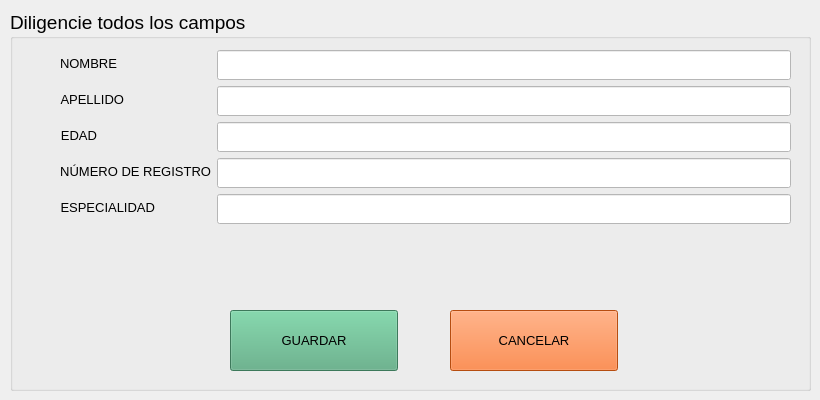
      <widget class="QWidget" name="camposnewmed">
       <widget class="QGroupBox" name="groupBox_5">
        <property name="geometry">
         <rect>
          <x>10</x>
          <y>10</y>
          <width>801</width>
          <height>381</height>
         </rect>
        </property>
        <property name="font">
         <font>
          <pointsize>14</pointsize>
         </font>
        </property>
        <property name="styleSheet">
         <string notr="true"/>
        </property>
        <property name="title">
         <string>Diligencie todos los campos</string>
        </property>
        <widget class="QWidget" name="formLayoutWidget_5">
         <property name="geometry">
          <rect>
           <x>50</x>
           <y>40</y>
           <width>731</width>
           <height>341</height>
          </rect>
         </property>
         <layout class="QFormLayout" name="formLayout_5">
          <item row="0" column="0">
           <widget class="QLabel" name="label_21">
            <property name="font">
             <font>
              <pointsize>10</pointsize>
             </font>
            </property>
            <property name="text">
             <string>NOMBRE</string>
            </property>
            <property name="alignment">
             <set>Qt::AlignRight|Qt::AlignTrailing|Qt::AlignVCenter</set>
            </property>
           </widget>
          </item>
          <item row="0" column="1">
           <widget class="QLineEdit" name="namemed">
            <property name="font">
             <font>
              <family>Dubai Medium</family>
              <pointsize>11</pointsize>
             </font>
            </property>
            <property name="autoFillBackground">
             <bool>false</bool>
            </property>
            <property name="styleSheet">
             <string notr="true">background-color: rgb(255, 255, 255);</string>
            </property>
           </widget>
          </item>
          <item row="1" column="0">
           <widget class="QLabel" name="label_22">
            <property name="font">
             <font>
              <pointsize>10</pointsize>
             </font>
            </property>
            <property name="text">
             <string>APELLIDO</string>
            </property>
            <property name="alignment">
             <set>Qt::AlignRight|Qt::AlignTrailing|Qt::AlignVCenter</set>
            </property>
           </widget>
          </item>
          <item row="1" column="1">
           <widget class="QLineEdit" name="lastnamemed">
            <property name="font">
             <font>
              <family>Dubai Medium</family>
              <pointsize>11</pointsize>
             </font>
            </property>
            <property name="styleSheet">
             <string notr="true">background-color: rgb(255, 255, 255);</string>
            </property>
           </widget>
          </item>
          <item row="2" column="0">
           <widget class="QLabel" name="label_23">
            <property name="font">
             <font>
              <pointsize>10</pointsize>
             </font>
            </property>
            <property name="text">
             <string>EDAD</string>
            </property>
            <property name="alignment">
             <set>Qt::AlignRight|Qt::AlignTrailing|Qt::AlignVCenter</set>
            </property>
           </widget>
          </item>
          <item row="2" column="1">
           <widget class="QLineEdit" name="agemed">
            <property name="font">
             <font>
              <family>Dubai Medium</family>
              <pointsize>11</pointsize>
             </font>
            </property>
            <property name="styleSheet">
             <string notr="true">background-color: rgb(255, 255, 255);</string>
            </property>
           </widget>
          </item>
          <item row="3" column="0">
           <widget class="QLabel" name="label_25">
            <property name="font">
             <font>
              <pointsize>10</pointsize>
             </font>
            </property>
            <property name="text">
             <string>NÚMERO DE REGISTRO</string>
            </property>
            <property name="alignment">
             <set>Qt::AlignRight|Qt::AlignTrailing|Qt::AlignVCenter</set>
            </property>
           </widget>
          </item>
          <item row="3" column="1">
           <widget class="QLineEdit" name="regmed">
            <property name="font">
             <font>
              <family>Dubai Medium</family>
              <pointsize>11</pointsize>
             </font>
            </property>
            <property name="styleSheet">
             <string notr="true">background-color: rgb(255, 255, 255);</string>
            </property>
           </widget>
          </item>
          <item row="4" column="0">
           <widget class="QLabel" name="label_26">
            <property name="font">
             <font>
              <pointsize>10</pointsize>
             </font>
            </property>
            <property name="text">
             <string>ESPECIALIDAD</string>
            </property>
            <property name="alignment">
             <set>Qt::AlignRight|Qt::AlignTrailing|Qt::AlignVCenter</set>
            </property>
           </widget>
          </item>
          <item row="4" column="1">
           <widget class="QLineEdit" name="espmed">
            <property name="font">
             <font>
              <family>Dubai Medium</family>
              <pointsize>11</pointsize>
             </font>
            </property>
            <property name="styleSheet">
             <string notr="true">background-color: rgb(255, 255, 255);</string>
            </property>
           </widget>
          </item>
         </layout>
        </widget>
        <widget class="QPushButton" name="addmed">
         <property name="geometry">
          <rect>
           <x>220</x>
           <y>300</y>
           <width>168</width>
           <height>61</height>
          </rect>
         </property>
         <property name="font">
          <font>
           <pointsize>10</pointsize>
          </font>
         </property>
         <property name="styleSheet">
          <string notr="true">QPushButton {
	background-color: rgb(85, 170, 127);
}

QPushButton:hover {
    background-color: #6CA6CD; /* Color de fondo modificado al pasar el ratón */
}</string>
         </property>
         <property name="text">
          <string>GUARDAR</string>
         </property>
        </widget>
        <widget class="QPushButton" name="cancelmed">
         <property name="geometry">
          <rect>
           <x>440</x>
           <y>300</y>
           <width>168</width>
           <height>61</height>
          </rect>
         </property>
         <property name="font">
          <font>
           <pointsize>10</pointsize>
          </font>
         </property>
         <property name="styleSheet">
          <string notr="true">QPushButton {
	background-color:  #FF6C17;
}

QPushButton:hover {
    background-color: #6CA6CD; /* Color de fondo modificado al pasar el ratón */
}</string>
         </property>
         <property name="text">
          <string>CANCELAR</string>
         </property>
        </widget>
       </widget>
      </widget>
